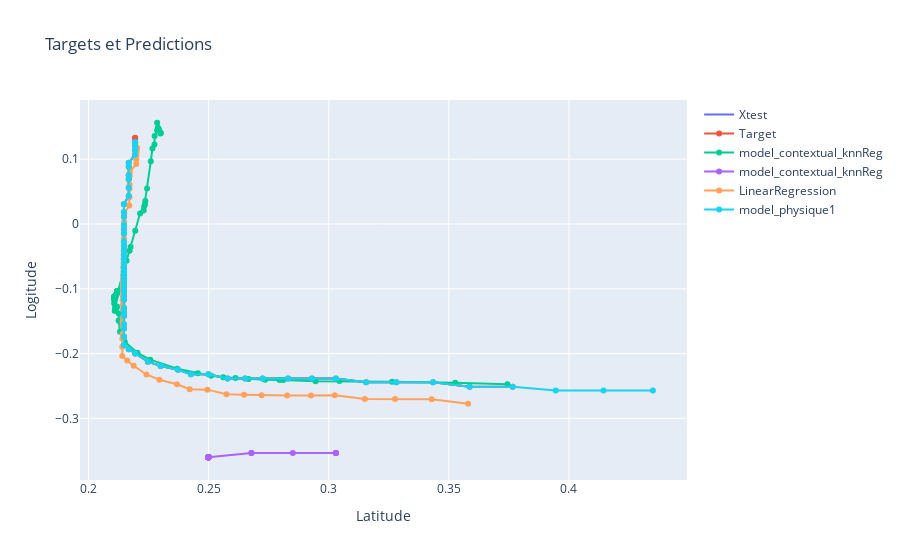

Here is the notebook cell this chart was saved with:
### Code cell
nb_points = 100
begin_point = np.random.randint(0,13690-nb_points)
end_point = begin_point+nb_points
evaluateur.scatterPred(begin_point,end_point)
